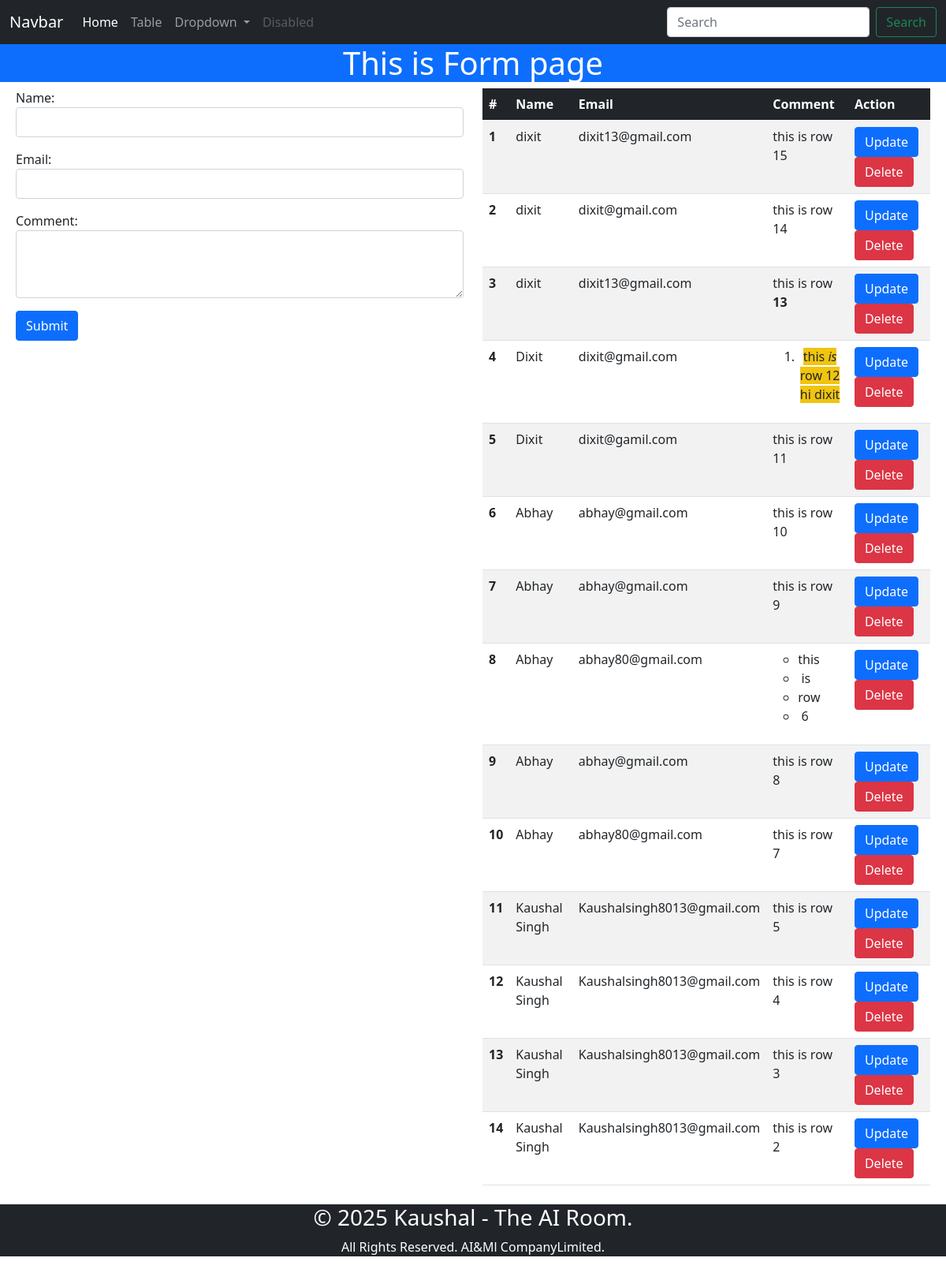
The app's page /app/ with its own data.
### app/models.py (models this page shows, shortened)
class User(models.Model):
    name = models.CharField(max_length= 50)
    email = models.EmailField(max_length= 50)
    comment = HTMLField()

### app/views.py (the view, shortened to what this page needs)
# urls.py: path('', index,name='index'),
def index(request,pk = None):
    data = {
        'title':'Index',
        'heading':'Form',
        'form':UserForm(),
        }
    print('inside index request',request.method)
    data['tableHtml'] = render_to_string('app/table.html',{"query":User.objects.order_by('-id')})
    return render(request,'app/index.html',data)

### app/form.py
class UserForm(forms.ModelForm):
    class Meta:
        model = User
        fields = '__all__'
        widgets = {
        'name':forms.TextInput(attrs = {'class':'form-control'}),
        'email':forms.EmailInput(attrs = {'class':'form-control'}),
        'comment':forms.Textarea(attrs = {'class':'form-control','rows':3}),
         }

### app/templates/app/table.html
{% for row in query %}
    <tr data-id = '{{ row.id }}' >
      <th scope="row">{{ forloop.counter }}</th>
      <td>{{ row.name }}</td>
      <td>{{ row.email }}</td>
      <td>{{ row.comment | safe }}</td>
        <td>
        <button type = 'submit' class = 'btn btn-primary edit-btn' data-name = '{{ row.name }}' data-email = '{{ row.email }}' data-comment = '{{ row.comment }}' data-id = {{ row.id }} >Update</button>
        <button type = 'submit' class = 'btn btn-danger delete-btn' data-id = '{{ row.id }}' >Delete</button>
      </td>
    </tr>
{% endfor %}

### records on screen
User: name "dixit", email "dixit13@gmail.com", comment "this is row 15"
User: name "dixit", email "dixit@gmail.com", comment "this is row 14"
User: name "dixit", email "dixit13@gmail.com", comment "this is row 13"
User: name "Dixit", email "dixit@gmail.com", comment "this is row 12 hi dixit"
User: name "Dixit", email "dixit@gamil.com", comment "this is row 11"
User: name "Abhay", email "abhay@gmail.com", comment "this is row 10"
User: name "Abhay", email "abhay@gmail.com", comment "this is row 9"
User: name "Abhay", email "abhay80@gmail.com", comment "this is row 6"
User: name "Abhay", email "abhay@gmail.com", comment "this is row 8"
User: name "Abhay", email "abhay80@gmail.com", comment "this is row 7"
User: name "Kaushal Singh", email "Kaushalsingh8013@gmail.com", comment "this is row 5"
User: name "Kaushal Singh", email "Kaushalsingh8013@gmail.com", comment "this is row 4"
User: name "Kaushal Singh", email "Kaushalsingh8013@gmail.com", comment "this is row 3"
User: name "Kaushal Singh", email "Kaushalsingh8013@gmail.com", comment "this is row 2"

### other values on screen
{{ heading }} "Form"
